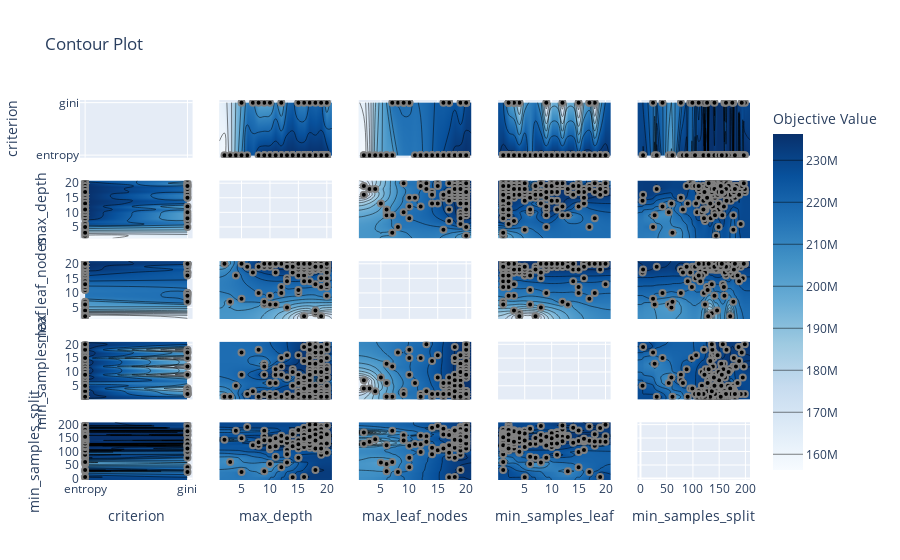

The code cell stored with this chart in its notebook:
### Code cell
plot_contour(study)

### Figure 1 — Plotly figure (JSON) as saved in the notebook; plotly's stock layout.template omitted (floating-point values rounded to 4 significant figures; data arrays with more than 128 entries replaced by an {"elided": "..."} marker saying what was removed)
{"data": [{"type": "scatter", "xaxis": "x", "yaxis": "y"}, {"colorbar": {"title": {"text": "Objective Value"}}, "colorscale": [[0, "rgb(247,251,255)"], [0.125, "rgb(222,235,247)"], [0.25, "rgb(198,219,239)"], [0.375, "rgb(158,202,225)"], [0.5, "rgb(107,174,214)"], [0.625, "rgb(66,146,198)"], [0.75, "rgb(33,113,181)"], [0.875, "rgb(8,81,156)"], [1, "rgb(8,48,107)"]], "connectgaps": true, "contours": {"coloring": "heatmap"}, "hoverinfo": "none", "line": {"smoothing": 1.3}, "reversescale": false, "showscale": true, "type": "contour", "x": ["entropy", "gini"], "xaxis": "x6", "y": [1.1, 2, 3, 4, 5, 6, 7, 8, 9, 10, 11, 12, 13, 14, 15, 16, 17, 18, 19, 20, 20.9], "yaxis": "y6", "z": [[null, null], [156300000.0, null], [174800000.0, null], [193200000.0, null], [209200000.0, 200700000.0], [228400000, null], [null, 212500000.0], [235000000.0, 200700000.0], [236300000.0, 200500000.0], [236300000.0, 201200000.0], [236300000.0, null], [236300000.0, 200700000.0], [236300000.0, null], [236300000.0, null], [236300000.0, 211900000.0], [236300000.0, 211000000.0], [236300000.0, 221700000.0], [236300000.0, 219700000.0], [236300000.0, 223000000.0], [236300000.0, 203900000.0], [null, null]]}, {"marker": {"color": "black", "line": {"color": "Gray", "width": 2}}, "mode": "markers", "name": "Feasible Trial", "showlegend": false, "type": "scatter", "x": {"elided": "163 str values"}, "xaxis": "x6", "y": {"elided": "163 int values"}, "yaxis": "y6"}, {"colorbar": {"title": {"text": "Objective Value"}}, "colorscale": [[0, "rgb(247,251,255)"], [0.125, "rgb(222,235,247)"], [0.25, "rgb(198,219,239)"], [0.375, "rgb(158,202,225)"], [0.5, "rgb(107,174,214)"], [0.625, "rgb(66,146,198)"], [0.75, "rgb(33,113,181)"], [0.875, "rgb(8,81,156)"], [1, "rgb(8,48,107)"]], "connectgaps": true, "contours": {"coloring": "heatmap"}, "hoverinfo": "none", "line": {"smoothing": 1.3}, "reversescale": false, "showscale": false, "type": "contour", "x": ["entropy", "gini"], "xaxis": "x11", "y": [1.1, 2, 3, 4, 5, 6, 7, 8, 9, 10, 11, 12, 13, 14, 15, 16, 17, 18, 19, 20, 20.9], "yaxis": "y11", "z": [[null, null], [89240000, null], [117700000.0, null], [156300000.0, null], [168600000.0, null], [174800000.0, null], [174800000.0, 200500000.0], [null, 200700000.0], [null, 201200000.0], [null, 200700000.0], [196500000.0, null], [198500000.0, null], [202600000.0, null], [209700000.0, null], [216100000.0, null], [220680000, 211000000.0], [226200000.0, 212500000.0], [232300000.0, null], [235000000.0, 209100000.0], [236300000.0, 223000000.0], [null, null]]}, {"marker": {"color": "black", "line": {"color": "Gray", "width": 2}}, "mode": "markers", "name": "Feasible Trial", "showlegend": false, "type": "scatter", "x": {"elided": "163 str values"}, "xaxis": "x11", "y": {"elided": "163 int values"}, "yaxis": "y11"}, {"colorbar": {"title": {"text": "Objective Value"}}, "colorscale": [[0, "rgb(247,251,255)"], [0.125, "rgb(222,235,247)"], [0.25, "rgb(198,219,239)"], [0.375, "rgb(158,202,225)"], [0.5, "rgb(107,174,214)"], [0.625, "rgb(66,146,198)"], [0.75, "rgb(33,113,181)"], [0.875, "rgb(8,81,156)"], [1, "rgb(8,48,107)"]], "connectgaps": true, "contours": {"coloring": "heatmap"}, "hoverinfo": "none", "line": {"smoothing": 1.3}, "reversescale": false, "showscale": false, "type": "contour", "x": ["entropy", "gini"], "xaxis": "x16", "y": [0.05, 1, 2, 3, 4, 5, 6, 7, 8, 9, 10, 11, 12, 13, 14, 15, 16, 17, 18, 19, 20, 20.95], "yaxis": "y16", "z": [[null, null], [236300000.0, null], [236300000.0, 221700000.0], [236300000.0, 219700000.0], [235000000.0, 209100000.0], [235000000.0, null], [226200000.0, null], [235000000.0, null], [236300000.0, null], [236300000.0, 200700000.0], [236300000.0, null], [236300000.0, null], [236300000.0, 200500000.0], [236300000.0, null], [236300000.0, null], [232200000.0, 200700000.0], [236300000.0, null], [236300000.0, 223000000.0], [236300000.0, 200700000.0], [236300000.0, null], [236300000.0, null], [null, null]]}, {"marker": {"color": "black", "line": {"color": "Gray", "width": 2}}, "mode": "markers", "name": "Feasible Trial", "showlegend": false, "type": "scatter", "x": {"elided": "163 str values"}, "xaxis": "x16", "y": {"elided": "163 int values"}, "yaxis": "y16"}, {"colorbar": {"title": {"text": "Objective Value"}}, "colorscale": [[0, "rgb(247,251,255)"], [0.125, "rgb(222,235,247)"], [0.25, "rgb(198,219,239)"], [0.375, "rgb(158,202,225)"], [0.5, "rgb(107,174,214)"], [0.625, "rgb(66,146,198)"], [0.75, "rgb(33,113,181)"], [0.875, "rgb(8,81,156)"], [1, "rgb(8,48,107)"]], "connectgaps": true, "contours": {"coloring": "heatmap"}, "hoverinfo": "none", "line": {"smoothing": 1.3}, "reversescale": false, "showscale": false, "type": "contour", "x": ["entropy", "gini"], "xaxis": "x21", "y": [-5.75, 4, 5, 24, 27, 31, 42, 54, 59, 61, 77, 81, 88, 90, 95, 98, 99, 104, 105, 106, 108, 111, 114, 116, 117, 120, 121, 122, 123, 124, 125, 127, 128, 129, 130, 131, 132, 133, 134, 136, 137, 138, 139, 140, 141, 142, 144, 145, 146, 147, 149, 150, 151, 152, 153, 154, 155, 156, 157, 158, 159, 160, 161, 162, 163, 164, 165, 166, 167, 168, 170, 171, 172, 173, 175, 177, 178, 179, 180, 182, 183, 185, 187, 188, 189, 191, 193, 195, 197, 199, 208.8], "yaxis": "y21", "z": {"elided": "91x2 float values"}}, {"marker": {"color": "black", "line": {"color": "Gray", "width": 2}}, "mode": "markers", "name": "Feasible Trial", "showlegend": false, "type": "scatter", "x": {"elided": "163 str values"}, "xaxis": "x21", "y": {"elided": "163 int values"}, "yaxis": "y21"}, {"colorbar": {"title": {"text": "Objective Value"}}, "colorscale": [[0, "rgb(247,251,255)"], [0.125, "rgb(222,235,247)"], [0.25, "rgb(198,219,239)"], [0.375, "rgb(158,202,225)"], [0.5, "rgb(107,174,214)"], [0.625, "rgb(66,146,198)"], [0.75, "rgb(33,113,181)"], [0.875, "rgb(8,81,156)"], [1, "rgb(8,48,107)"]], "connectgaps": true, "contours": {"coloring": "heatmap"}, "hoverinfo": "none", "line": {"smoothing": 1.3}, "reversescale": false, "showscale": false, "type": "contour", "x": [1.1, 2, 3, 4, 5, 6, 7, 8, 9, 10, 11, 12, 13, 14, 15, 16, 17, 18, 19, 20, 20.9], "xaxis": "x2", "y": ["entropy", "gini"], "yaxis": "y2", "z": [[null, 156300000.0, 174800000.0, 193200000.0, 209200000.0, 228400000, null, 235000000.0, 236300000.0, 236300000.0, 236300000.0, 236300000.0, 236300000.0, 236300000.0, 236300000.0, 236300000.0, 236300000.0, 236300000.0, 236300000.0, 236300000.0, null], [null, null, null, null, 200700000.0, null, 212500000.0, 200700000.0, 200500000.0, 201200000.0, null, 200700000.0, null, null, 211900000.0, 211000000.0, 221700000.0, 219700000.0, 223000000.0, 203900000.0, null]]}, {"marker": {"color": "black", "line": {"color": "Gray", "width": 2}}, "mode": "markers", "name": "Feasible Trial", "showlegend": false, "type": "scatter", "x": {"elided": "163 int values"}, "xaxis": "x2", "y": {"elided": "163 str values"}, "yaxis": "y2"}, {"type": "scatter", "xaxis": "x7", "yaxis": "y7"}, {"colorbar": {"title": {"text": "Objective Value"}}, "colorscale": [[0, "rgb(247,251,255)"], [0.125, "rgb(222,235,247)"], [0.25, "rgb(198,219,239)"], [0.375, "rgb(158,202,225)"], [0.5, "rgb(107,174,214)"], [0.625, "rgb(66,146,198)"], [0.75, "rgb(33,113,181)"], [0.875, "rgb(8,81,156)"], [1, "rgb(8,48,107)"]], "connectgaps": true, "contours": {"coloring": "heatmap"}, "hoverinfo": "none", "line": {"smoothing": 1.3}, "reversescale": false, "showscale": false, "type": "contour", "x": [1.1, 2, 3, 4, 5, 6, 7, 8, 9, 10, 11, 12, 13, 14, 15, 16, 17, 18, 19, 20, 20.9], "xaxis": "x12", "y": [1.1, 2, 3, 4, 5, 6, 7, 8, 9, 10, 11, 12, 13, 14, 15, 16, 17, 18, 19, 20, 20.9], "yaxis": "y12", "z": {"elided": "21x21 float values"}}, {"marker": {"color": "black", "line": {"color": "Gray", "width": 2}}, "mode": "markers", "name": "Feasible Trial", "showlegend": false, "type": "scatter", "x": {"elided": "163 int values"}, "xaxis": "x12", "y": {"elided": "163 int values"}, "yaxis": "y12"}, {"colorbar": {"title": {"text": "Objective Value"}}, "colorscale": [[0, "rgb(247,251,255)"], [0.125, "rgb(222,235,247)"], [0.25, "rgb(198,219,239)"], [0.375, "rgb(158,202,225)"], [0.5, "rgb(107,174,214)"], [0.625, "rgb(66,146,198)"], [0.75, "rgb(33,113,181)"], [0.875, "rgb(8,81,156)"], [1, "rgb(8,48,107)"]], "connectgaps": true, "contours": {"coloring": "heatmap"}, "hoverinfo": "none", "line": {"smoothing": 1.3}, "reversescale": false, "showscale": false, "type": "contour", "x": [1.1, 2, 3, 4, 5, 6, 7, 8, 9, 10, 11, 12, 13, 14, 15, 16, 17, 18, 19, 20, 20.9], "xaxis": "x17", "y": [0.05, 1, 2, 3, 4, 5, 6, 7, 8, 9, 10, 11, 12, 13, 14, 15, 16, 17, 18, 19, 20, 20.95], "yaxis": "y17", "z": {"elided": "22x21 float values"}}, {"marker": {"color": "black", "line": {"color": "Gray", "width": 2}}, "mode": "markers", "name": "Feasible Trial", "showlegend": false, "type": "scatter", "x": {"elided": "163 int values"}, "xaxis": "x17", "y": {"elided": "163 int values"}, "yaxis": "y17"}, {"colorbar": {"title": {"text": "Objective Value"}}, "colorscale": [[0, "rgb(247,251,255)"], [0.125, "rgb(222,235,247)"], [0.25, "rgb(198,219,239)"], [0.375, "rgb(158,202,225)"], [0.5, "rgb(107,174,214)"], [0.625, "rgb(66,146,198)"], [0.75, "rgb(33,113,181)"], [0.875, "rgb(8,81,156)"], [1, "rgb(8,48,107)"]], "connectgaps": true, "contours": {"coloring": "heatmap"}, "hoverinfo": "none", "line": {"smoothing": 1.3}, "reversescale": false, "showscale": false, "type": "contour", "x": [1.1, 2, 3, 4, 5, 6, 7, 8, 9, 10, 11, 12, 13, 14, 15, 16, 17, 18, 19, 20, 20.9], "xaxis": "x22", "y": [-5.75, 4, 5, 24, 27, 31, 42, 54, 59, 61, 77, 81, 88, 90, 95, 98, 99, 104, 105, 106, 108, 111, 114, 116, 117, 120, 121, 122, 123, 124, 125, 127, 128, 129, 130, 131, 132, 133, 134, 136, 137, 138, 139, 140, 141, 142, 144, 145, 146, 147, 149, 150, 151, 152, 153, 154, 155, 156, 157, 158, 159, 160, 161, 162, 163, 164, 165, 166, 167, 168, 170, 171, 172, 173, 175, 177, 178, 179, 180, 182, 183, 185, 187, 188, 189, 191, 193, 195, 197, 199, 208.8], "yaxis": "y22", "z": {"elided": "91x21 float values"}}, {"marker": {"color": "black", "line": {"color": "Gray", "width": 2}}, "mode": "markers", "name": "Feasible Trial", "showlegend": false, "type": "scatter", "x": {"elided": "163 int values"}, "xaxis": "x22", "y": {"elided": "163 int values"}, "yaxis": "y22"}, {"colorbar": {"title": {"text": "Objective Value"}}, "colorscale": [[0, "rgb(247,251,255)"], [0.125, "rgb(222,235,247)"], [0.25, "rgb(198,219,239)"], [0.375, "rgb(158,202,225)"], [0.5, "rgb(107,174,214)"], [0.625, "rgb(66,146,198)"], [0.75, "rgb(33,113,181)"], [0.875, "rgb(8,81,156)"], [1, "rgb(8,48,107)"]], "connectgaps": true, "contours": {"coloring": "heatmap"}, "hoverinfo": "none", "line": {"smoothing": 1.3}, "reversescale": false, "showscale": false, "type": "contour", "x": [1.1, 2, 3, 4, 5, 6, 7, 8, 9, 10, 11, 12, 13, 14, 15, 16, 17, 18, 19, 20, 20.9], "xaxis": "x3", "y": ["entropy", "gini"], "yaxis": "y3", "z": [[null, 89240000, 117700000.0, 156300000.0, 168600000.0, 174800000.0, 174800000.0, null, null, null, 196500000.0, 198500000.0, 202600000.0, 209700000.0, 216100000.0, 220680000, 226200000.0, 232300000.0, 235000000.0, 236300000.0, null], [null, null, null, null, null, null, 200500000.0, 200700000.0, 201200000.0, 200700000.0, null, null, null, null, null, 211000000.0, 212500000.0, null, 209100000.0, 223000000.0, null]]}, {"marker": {"color": "black", "line": {"color": "Gray", "width": 2}}, "mode": "markers", "name": "Feasible Trial", "showlegend": false, "type": "scatter", "x": {"elided": "163 int values"}, "xaxis": "x3", "y": {"elided": "163 str values"}, "yaxis": "y3"}, {"colorbar": {"title": {"text": "Objective Value"}}, "colorscale": [[0, "rgb(247,251,255)"], [0.125, "rgb(222,235,247)"], [0.25, "rgb(198,219,239)"], [0.375, "rgb(158,202,225)"], [0.5, "rgb(107,174,214)"], [0.625, "rgb(66,146,198)"], [0.75, "rgb(33,113,181)"], [0.875, "rgb(8,81,156)"], [1, "rgb(8,48,107)"]], "connectgaps": true, "contours": {"coloring": "heatmap"}, "hoverinfo": "none", "line": {"smoothing": 1.3}, "reversescale": false, "showscale": false, "type": "contour", "x": [1.1, 2, 3, 4, 5, 6, 7, 8, 9, 10, 11, 12, 13, 14, 15, 16, 17, 18, 19, 20, 20.9], "xaxis": "x8", "y": [1.1, 2, 3, 4, 5, 6, 7, 8, 9, 10, 11, 12, 13, 14, 15, 16, 17, 18, 19, 20, 20.9], "yaxis": "y8", "z": {"elided": "21x21 float values"}}, {"marker": {"color": "black", "line": {"color": "Gray", "width": 2}}, "mode": "markers", "name": "Feasible Trial", "showlegend": false, "type": "scatter", "x": {"elided": "163 int values"}, "xaxis": "x8", "y": {"elided": "163 int values"}, "yaxis": "y8"}, {"type": "scatter", "xaxis": "x13", "yaxis": "y13"}, {"colorbar": {"title": {"text": "Objective Value"}}, "colorscale": [[0, "rgb(247,251,255)"], [0.125, "rgb(222,235,247)"], [0.25, "rgb(198,219,239)"], [0.375, "rgb(158,202,225)"], [0.5, "rgb(107,174,214)"], [0.625, "rgb(66,146,198)"], [0.75, "rgb(33,113,181)"], [0.875, "rgb(8,81,156)"], [1, "rgb(8,48,107)"]], "connectgaps": true, "contours": {"coloring": "heatmap"}, "hoverinfo": "none", "line": {"smoothing": 1.3}, "reversescale": false, "showscale": false, "type": "contour", "x": [1.1, 2, 3, 4, 5, 6, 7, 8, 9, 10, 11, 12, 13, 14, 15, 16, 17, 18, 19, 20, 20.9], "xaxis": "x18", "y": [0.05, 1, 2, 3, 4, 5, 6, 7, 8, 9, 10, 11, 12, 13, 14, 15, 16, 17, 18, 19, 20, 20.95], "yaxis": "y18", "z": {"elided": "22x21 float values"}}, {"marker": {"color": "black", "line": {"color": "Gray", "width": 2}}, "mode": "markers", "name": "Feasible Trial", "showlegend": false, "type": "scatter", "x": {"elided": "163 int values"}, "xaxis": "x18", "y": {"elided": "163 int values"}, "yaxis": "y18"}, {"colorbar": {"title": {"text": "Objective Value"}}, "colorscale": [[0, "rgb(247,251,255)"], [0.125, "rgb(222,235,247)"], [0.25, "rgb(198,219,239)"], [0.375, "rgb(158,202,225)"], [0.5, "rgb(107,174,214)"], [0.625, "rgb(66,146,198)"], [0.75, "rgb(33,113,181)"], [0.875, "rgb(8,81,156)"], [1, "rgb(8,48,107)"]], "connectgaps": true, "contours": {"coloring": "heatmap"}, "hoverinfo": "none", "line": {"smoothing": 1.3}, "reversescale": false, "showscale": false, "type": "contour", "x": [1.1, 2, 3, 4, 5, 6, 7, 8, 9, 10, 11, 12, 13, 14, 15, 16, 17, 18, 19, 20, 20.9], "xaxis": "x23", "y": [-5.75, 4, 5, 24, 27, 31, 42, 54, 59, 61, 77, 81, 88, 90, 95, 98, 99, 104, 105, 106, 108, 111, 114, 116, 117, 120, 121, 122, 123, 124, 125, 127, 128, 129, 130, 131, 132, 133, 134, 136, 137, 138, 139, 140, 141, 142, 144, 145, 146, 147, 149, 150, 151, 152, 153, 154, 155, 156, 157, 158, 159, 160, 161, 162, 163, 164, 165, 166, 167, 168, 170, 171, 172, 173, 175, 177, 178, 179, 180, 182, 183, 185, 187, 188, 189, 191, 193, 195, 197, 199, 208.8], "yaxis": "y23", "z": {"elided": "91x21 float values"}}, {"marker": {"color": "black", "line": {"color": "Gray", "width": 2}}, "mode": "markers", "name": "Feasible Trial", "showlegend": false, "type": "scatter", "x": {"elided": "163 int values"}, "xaxis": "x23", "y": {"elided": "163 int values"}, "yaxis": "y23"}, {"colorbar": {"title": {"text": "Objective Value"}}, "colorscale": [[0, "rgb(247,251,255)"], [0.125, "rgb(222,235,247)"], [0.25, "rgb(198,219,239)"], [0.375, "rgb(158,202,225)"], [0.5, "rgb(107,174,214)"], [0.625, "rgb(66,146,198)"], [0.75, "rgb(33,113,181)"], [0.875, "rgb(8,81,156)"], [1, "rgb(8,48,107)"]], "connectgaps": true, "contours": {"coloring": "heatmap"}, "hoverinfo": "none", "line": {"smoothing": 1.3}, "reversescale": false, "showscale": false, "type": "contour", "x": [0.05, 1, 2, 3, 4, 5, 6, 7, 8, 9, 10, 11, 12, 13, 14, 15, 16, 17, 18, 19, 20, 20.95], "xaxis": "x4", "y": ["entropy", "gini"], "yaxis": "y4", "z": [[null, 236300000.0, 236300000.0, 236300000.0, 235000000.0, 235000000.0, 226200000.0, 235000000.0, 236300000.0, 236300000.0, 236300000.0, 236300000.0, 236300000.0, 236300000.0, 236300000.0, 232200000.0, 236300000.0, 236300000.0, 236300000.0, 236300000.0, 236300000.0, null], [null, null, 221700000.0, 219700000.0, 209100000.0, null, null, null, null, 200700000.0, null, null, 200500000.0, null, null, 200700000.0, null, 223000000.0, 200700000.0, null, null, null]]}, {"marker": {"color": "black", "line": {"color": "Gray", "width": 2}}, "mode": "markers", "name": "Feasible Trial", "showlegend": false, "type": "scatter", "x": {"elided": "163 int values"}, "xaxis": "x4", "y": {"elided": "163 str values"}, "yaxis": "y4"}, {"colorbar": {"title": {"text": "Objective Value"}}, "colorscale": [[0, "rgb(247,251,255)"], [0.125, "rgb(222,235,247)"], [0.25, "rgb(198,219,239)"], [0.375, "rgb(158,202,225)"], [0.5, "rgb(107,174,214)"], [0.625, "rgb(66,146,198)"], [0.75, "rgb(33,113,181)"], [0.875, "rgb(8,81,156)"], [1, "rgb(8,48,107)"]], "connectgaps": true, "contours": {"coloring": "heatmap"}, "hoverinfo": "none", "line": {"smoothing": 1.3}, "reversescale": false, "showscale": false, "type": "contour", "x": [0.05, 1, 2, 3, 4, 5, 6, 7, 8, 9, 10, 11, 12, 13, 14, 15, 16, 17, 18, 19, 20, 20.95], "xaxis": "x9", "y": [1.1, 2, 3, 4, 5, 6, 7, 8, 9, 10, 11, 12, 13, 14, 15, 16, 17, 18, 19, 20, 20.9], "yaxis": "y9", "z": {"elided": "21x22 float values"}}, {"marker": {"color": "black", "line": {"color": "Gray", "width": 2}}, "mode": "markers", "name": "Feasible Trial", "showlegend": false, "type": "scatter", "x": {"elided": "163 int values"}, "xaxis": "x9", "y": {"elided": "163 int values"}, "yaxis": "y9"}, {"colorbar": {"title": {"text": "Objective Value"}}, "colorscale": [[0, "rgb(247,251,255)"], [0.125, "rgb(222,235,247)"], [0.25, "rgb(198,219,239)"], [0.375, "rgb(158,202,225)"], [0.5, "rgb(107,174,214)"], [0.625, "rgb(66,146,198)"], [0.75, "rgb(33,113,181)"], [0.875, "rgb(8,81,156)"], [1, "rgb(8,48,107)"]], "connectgaps": true, "contours": {"coloring": "heatmap"}, "hoverinfo": "none", "line": {"smoothing": 1.3}, "reversescale": false, "showscale": false, "type": "contour", "x": [0.05, 1, 2, 3, 4, 5, 6, 7, 8, 9, 10, 11, 12, 13, 14, 15, 16, 17, 18, 19, 20, 20.95], "xaxis": "x14", "y": [1.1, 2, 3, 4, 5, 6, 7, 8, 9, 10, 11, 12, 13, 14, 15, 16, 17, 18, 19, 20, 20.9], "yaxis": "y14", "z": {"elided": "21x22 float values"}}, {"marker": {"color": "black", "line": {"color": "Gray", "width": 2}}, "mode": "markers", "name": "Feasible Trial", "showlegend": false, "type": "scatter", "x": {"elided": "163 int values"}, "xaxis": "x14", "y": {"elided": "163 int values"}, "yaxis": "y14"}, {"type": "scatter", "xaxis": "x19", "yaxis": "y19"}, {"colorbar": {"title": {"text": "Objective Value"}}, "colorscale": [[0, "rgb(247,251,255)"], [0.125, "rgb(222,235,247)"], [0.25, "rgb(198,219,239)"], [0.375, "rgb(158,202,225)"], [0.5, "rgb(107,174,214)"], [0.625, "rgb(66,146,198)"], [0.75, "rgb(33,113,181)"], [0.875, "rgb(8,81,156)"], [1, "rgb(8,48,107)"]], "connectgaps": true, "contours": {"coloring": "heatmap"}, "hoverinfo": "none", "line": {"smoothing": 1.3}, "reversescale": false, "showscale": false, "type": "contour", "x": [0.05, 1, 2, 3, 4, 5, 6, 7, 8, 9, 10, 11, 12, 13, 14, 15, 16, 17, 18, 19, 20, 20.95], "xaxis": "x24", "y": [-5.75, 4, 5, 24, 27, 31, 42, 54, 59, 61, 77, 81, 88, 90, 95, 98, 99, 104, 105, 106, 108, 111, 114, 116, 117, 120, 121, 122, 123, 124, 125, 127, 128, 129, 130, 131, 132, 133, 134, 136, 137, 138, 139, 140, 141, 142, 144, 145, 146, 147, 149, 150, 151, 152, 153, 154, 155, 156, 157, 158, 159, 160, 161, 162, 163, 164, 165, 166, 167, 168, 170, 171, 172, 173, 175, 177, 178, 179, 180, 182, 183, 185, 187, 188, 189, 191, 193, 195, 197, 199, 208.8], "yaxis": "y24", "z": {"elided": "91x22 float values"}}, {"marker": {"color": "black", "line": {"color": "Gray", "width": 2}}, "mode": "markers", "name": "Feasible Trial", "showlegend": false, "type": "scatter", "x": {"elided": "163 int values"}, "xaxis": "x24", "y": {"elided": "163 int values"}, "yaxis": "y24"}, {"colorbar": {"title": {"text": "Objective Value"}}, "colorscale": [[0, "rgb(247,251,255)"], [0.125, "rgb(222,235,247)"], [0.25, "rgb(198,219,239)"], [0.375, "rgb(158,202,225)"], [0.5, "rgb(107,174,214)"], [0.625, "rgb(66,146,198)"], [0.75, "rgb(33,113,181)"], [0.875, "rgb(8,81,156)"], [1, "rgb(8,48,107)"]], "connectgaps": true, "contours": {"coloring": "heatmap"}, "hoverinfo": "none", "line": {"smoothing": 1.3}, "reversescale": false, "showscale": false, "type": "contour", "x": [-5.75, 4, 5, 24, 27, 31, 42, 54, 59, 61, 77, 81, 88, 90, 95, 98, 99, 104, 105, 106, 108, 111, 114, 116, 117, 120, 121, 122, 123, 124, 125, 127, 128, 129, 130, 131, 132, 133, 134, 136, 137, 138, 139, 140, 141, 142, 144, 145, 146, 147, 149, 150, 151, 152, 153, 154, 155, 156, 157, 158, 159, 160, 161, 162, 163, 164, 165, 166, 167, 168, 170, 171, 172, 173, 175, 177, 178, 179, 180, 182, 183, 185, 187, 188, 189, 191, 193, 195, 197, 199, 208.8], "xaxis": "x5", "y": ["entropy", "gini"], "yaxis": "y5", "z": {"elided": "2x91 float values"}}, {"marker": {"color": "black", "line": {"color": "Gray", "width": 2}}, "mode": "markers", "name": "Feasible Trial", "showlegend": false, "type": "scatter", "x": {"elided": "163 int values"}, "xaxis": "x5", "y": {"elided": "163 str values"}, "yaxis": "y5"}, {"colorbar": {"title": {"text": "Objective Value"}}, "colorscale": [[0, "rgb(247,251,255)"], [0.125, "rgb(222,235,247)"], [0.25, "rgb(198,219,239)"], [0.375, "rgb(158,202,225)"], [0.5, "rgb(107,174,214)"], [0.625, "rgb(66,146,198)"], [0.75, "rgb(33,113,181)"], [0.875, "rgb(8,81,156)"], [1, "rgb(8,48,107)"]], "connectgaps": true, "contours": {"coloring": "heatmap"}, "hoverinfo": "none", "line": {"smoothing": 1.3}, "reversescale": false, "showscale": false, "type": "contour", "x": [-5.75, 4, 5, 24, 27, 31, 42, 54, 59, 61, 77, 81, 88, 90, 95, 98, 99, 104, 105, 106, 108, 111, 114, 116, 117, 120, 121, 122, 123, 124, 125, 127, 128, 129, 130, 131, 132, 133, 134, 136, 137, 138, 139, 140, 141, 142, 144, 145, 146, 147, 149, 150, 151, 152, 153, 154, 155, 156, 157, 158, 159, 160, 161, 162, 163, 164, 165, 166, 167, 168, 170, 171, 172, 173, 175, 177, 178, 179, 180, 182, 183, 185, 187, 188, 189, 191, 193, 195, 197, 199, 208.8], "xaxis": "x10", "y": [1.1, 2, 3, 4, 5, 6, 7, 8, 9, 10, 11, 12, 13, 14, 15, 16, 17, 18, 19, 20, 20.9], "yaxis": "y10", "z": {"elided": "21x91 float values"}}, {"marker": {"color": "black", "line": {"color": "Gray", "width": 2}}, "mode": "markers", "name": "Feasible Trial", "showlegend": false, "type": "scatter", "x": {"elided": "163 int values"}, "xaxis": "x10", "y": {"elided": "163 int values"}, "yaxis": "y10"}, {"colorbar": {"title": {"text": "Objective Value"}}, "colorscale": [[0, "rgb(247,251,255)"], [0.125, "rgb(222,235,247)"], [0.25, "rgb(198,219,239)"], [0.375, "rgb(158,202,225)"], [0.5, "rgb(107,174,214)"], [0.625, "rgb(66,146,198)"], [0.75, "rgb(33,113,181)"], [0.875, "rgb(8,81,156)"], [1, "rgb(8,48,107)"]], "connectgaps": true, "contours": {"coloring": "heatmap"}, "hoverinfo": "none", "line": {"smoothing": 1.3}, "reversescale": false, "showscale": false, "type": "contour", "x": [-5.75, 4, 5, 24, 27, 31, 42, 54, 59, 61, 77, 81, 88, 90, 95, 98, 99, 104, 105, 106, 108, 111, 114, 116, 117, 120, 121, 122, 123, 124, 125, 127, 128, 129, 130, 131, 132, 133, 134, 136, 137, 138, 139, 140, 141, 142, 144, 145, 146, 147, 149, 150, 151, 152, 153, 154, 155, 156, 157, 158, 159, 160, 161, 162, 163, 164, 165, 166, 167, 168, 170, 171, 172, 173, 175, 177, 178, 179, 180, 182, 183, 185, 187, 188, 189, 191, 193, 195, 197, 199, 208.8], "xaxis": "x15", "y": [1.1, 2, 3, 4, 5, 6, 7, 8, 9, 10, 11, 12, 13, 14, 15, 16, 17, 18, 19, 20, 20.9], "yaxis": "y15", "z": {"elided": "21x91 float values"}}, {"marker": {"color": "black", "line": {"color": "Gray", "width": 2}}, "mode": "markers", "name": "Feasible Trial", "showlegend": false, "type": "scatter", "x": {"elided": "163 int values"}, "xaxis": "x15", "y": {"elided": "163 int values"}, "yaxis": "y15"}, {"colorbar": {"title": {"text": "Objective Value"}}, "colorscale": [[0, "rgb(247,251,255)"], [0.125, "rgb(222,235,247)"], [0.25, "rgb(198,219,239)"], [0.375, "rgb(158,202,225)"], [0.5, "rgb(107,174,214)"], [0.625, "rgb(66,146,198)"], [0.75, "rgb(33,113,181)"], [0.875, "rgb(8,81,156)"], [1, "rgb(8,48,107)"]], "connectgaps": true, "contours": {"coloring": "heatmap"}, "hoverinfo": "none", "line": {"smoothing": 1.3}, "reversescale": false, "showscale": false, "type": "contour", "x": [-5.75, 4, 5, 24, 27, 31, 42, 54, 59, 61, 77, 81, 88, 90, 95, 98, 99, 104, 105, 106, 108, 111, 114, 116, 117, 120, 121, 122, 123, 124, 125, 127, 128, 129, 130, 131, 132, 133, 134, 136, 137, 138, 139, 140, 141, 142, 144, 145, 146, 147, 149, 150, 151, 152, 153, 154, 155, 156, 157, 158, 159, 160, 161, 162, 163, 164, 165, 166, 167, 168, 170, 171, 172, 173, 175, 177, 178, 179, 180, 182, 183, 185, 187, 188, 189, 191, 193, 195, 197, 199, 208.8], "xaxis": "x20", "y": [0.05, 1, 2, 3, 4, 5, 6, 7, 8, 9, 10, 11, 12, 13, 14, 15, 16, 17, 18, 19, 20, 20.95], "yaxis": "y20", "z": {"elided": "22x91 float values"}}, {"marker": {"color": "black", "line": {"color": "Gray", "width": 2}}, "mode": "markers", "name": "Feasible Trial", "showlegend": false, "type": "scatter", "x": {"elided": "163 int values"}, "xaxis": "x20", "y": {"elided": "163 int values"}, "yaxis": "y20"}, {"type": "scatter", "xaxis": "x25", "yaxis": "y25"}], "layout": {"title": {"text": "Contour Plot"}, "xaxis": {"anchor": "y", "domain": [0, 0.168], "matches": "x21", "range": [-0.05, 1.05], "showticklabels": false, "type": "category"}, "xaxis10": {"anchor": "y10", "domain": [0.832, 1], "matches": "x25", "range": [-5.75, 208.8], "showticklabels": false}, "xaxis11": {"anchor": "y11", "domain": [0, 0.168], "matches": "x21", "range": [-0.05, 1.05], "showticklabels": false, "type": "category"}, "xaxis12": {"anchor": "y12", "domain": [0.208, 0.376], "matches": "x22", "range": [1.1, 20.9], "showticklabels": false}, "xaxis13": {"anchor": "y13", "domain": [0.416, 0.584], "matches": "x23", "range": [1.1, 20.9], "showticklabels": false}, "xaxis14": {"anchor": "y14", "domain": [0.624, 0.792], "matches": "x24", "range": [0.05, 20.95], "showticklabels": false}, "xaxis15": {"anchor": "y15", "domain": [0.832, 1], "matches": "x25", "range": [-5.75, 208.8], "showticklabels": false}, "xaxis16": {"anchor": "y16", "domain": [0, 0.168], "matches": "x21", "range": [-0.05, 1.05], "showticklabels": false, "type": "category"}, "xaxis17": {"anchor": "y17", "domain": [0.208, 0.376], "matches": "x22", "range": [1.1, 20.9], "showticklabels": false}, "xaxis18": {"anchor": "y18", "domain": [0.416, 0.584], "matches": "x23", "range": [1.1, 20.9], "showticklabels": false}, "xaxis19": {"anchor": "y19", "domain": [0.624, 0.792], "matches": "x24", "range": [0.05, 20.95], "showticklabels": false}, "xaxis2": {"anchor": "y2", "domain": [0.208, 0.376], "matches": "x22", "range": [1.1, 20.9], "showticklabels": false}, "xaxis20": {"anchor": "y20", "domain": [0.832, 1], "matches": "x25", "range": [-5.75, 208.8], "showticklabels": false}, "xaxis21": {"anchor": "y21", "domain": [0, 0.168], "range": [-0.05, 1.05], "title": {"text": "criterion"}, "type": "category"}, "xaxis22": {"anchor": "y22", "domain": [0.208, 0.376], "range": [1.1, 20.9], "title": {"text": "max_depth"}}, "xaxis23": {"anchor": "y23", "domain": [0.416, 0.584], "range": [1.1, 20.9], "title": {"text": "max_leaf_nodes"}}, "xaxis24": {"anchor": "y24", "domain": [0.624, 0.792], "range": [0.05, 20.95], "title": {"text": "min_samples_leaf"}}, "xaxis25": {"anchor": "y25", "domain": [0.832, 1], "range": [-5.75, 208.8], "title": {"text": "min_samples_split"}}, "xaxis3": {"anchor": "y3", "domain": [0.416, 0.584], "matches": "x23", "range": [1.1, 20.9], "showticklabels": false}, "xaxis4": {"anchor": "y4", "domain": [0.624, 0.792], "matches": "x24", "range": [0.05, 20.95], "showticklabels": false}, "xaxis5": {"anchor": "y5", "domain": [0.832, 1], "matches": "x25", "range": [-5.75, 208.8], "showticklabels": false}, "xaxis6": {"anchor": "y6", "domain": [0, 0.168], "matches": "x21", "range": [-0.05, 1.05], "showticklabels": false, "type": "category"}, "xaxis7": {"anchor": "y7", "domain": [0.208, 0.376], "matches": "x22", "range": [1.1, 20.9], "showticklabels": false}, "xaxis8": {"anchor": "y8", "domain": [0.416, 0.584], "matches": "x23", "range": [1.1, 20.9], "showticklabels": false}, "xaxis9": {"anchor": "y9", "domain": [0.624, 0.792], "matches": "x24", "range": [0.05, 20.95], "showticklabels": false}, "yaxis": {"anchor": "x", "domain": [0.848, 1], "range": [-0.05, 1.05], "title": {"text": "criterion"}, "type": "category"}, "yaxis10": {"anchor": "x10", "domain": [0.636, 0.788], "matches": "y6", "range": [1.1, 20.9], "showticklabels": false}, "yaxis11": {"anchor": "x11", "domain": [0.424, 0.576], "range": [1.1, 20.9], "title": {"text": "max_leaf_nodes"}}, "yaxis12": {"anchor": "x12", "domain": [0.424, 0.576], "matches": "y11", "range": [1.1, 20.9], "showticklabels": false}, "yaxis13": {"anchor": "x13", "domain": [0.424, 0.576], "matches": "y11", "range": [1.1, 20.9], "showticklabels": false}, "yaxis14": {"anchor": "x14", "domain": [0.424, 0.576], "matches": "y11", "range": [1.1, 20.9], "showticklabels": false}, "yaxis15": {"anchor": "x15", "domain": [0.424, 0.576], "matches": "y11", "range": [1.1, 20.9], "showticklabels": false}, "yaxis16": {"anchor": "x16", "domain": [0.212, 0.364], "range": [0.05, 20.95], "title": {"text": "min_samples_leaf"}}, "yaxis17": {"anchor": "x17", "domain": [0.212, 0.364], "matches": "y16", "range": [0.05, 20.95], "showticklabels": false}, "yaxis18": {"anchor": "x18", "domain": [0.212, 0.364], "matches": "y16", "range": [0.05, 20.95], "showticklabels": false}, "yaxis19": {"anchor": "x19", "domain": [0.212, 0.364], "matches": "y16", "range": [0.05, 20.95], "showticklabels": false}, "yaxis2": {"anchor": "x2", "domain": [0.848, 1], "matches": "y", "range": [-0.05, 1.05], "showticklabels": false, "type": "category"}, "yaxis20": {"anchor": "x20", "domain": [0.212, 0.364], "matches": "y16", "range": [0.05, 20.95], "showticklabels": false}, "yaxis21": {"anchor": "x21", "domain": [0, 0.152], "range": [-5.75, 208.8], "title": {"text": "min_samples_split"}}, "yaxis22": {"anchor": "x22", "domain": [0, 0.152], "matches": "y21", "range": [-5.75, 208.8], "showticklabels": false}, "yaxis23": {"anchor": "x23", "domain": [0, 0.152], "matches": "y21", "range": [-5.75, 208.8], "showticklabels": false}, "yaxis24": {"anchor": "x24", "domain": [0, 0.152], "matches": "y21", "range": [-5.75, 208.8], "showticklabels": false}, "yaxis25": {"anchor": "x25", "domain": [0, 0.152], "matches": "y21", "range": [-5.75, 208.8], "showticklabels": false}, "yaxis3": {"anchor": "x3", "domain": [0.848, 1], "matches": "y", "range": [-0.05, 1.05], "showticklabels": false, "type": "category"}, "yaxis4": {"anchor": "x4", "domain": [0.848, 1], "matches": "y", "range": [-0.05, 1.05], "showticklabels": false, "type": "category"}, "yaxis5": {"anchor": "x5", "domain": [0.848, 1], "matches": "y", "range": [-0.05, 1.05], "showticklabels": false, "type": "category"}, "yaxis6": {"anchor": "x6", "domain": [0.636, 0.788], "range": [1.1, 20.9], "title": {"text": "max_depth"}}, "yaxis7": {"anchor": "x7", "domain": [0.636, 0.788], "matches": "y6", "range": [1.1, 20.9], "showticklabels": false}, "yaxis8": {"anchor": "x8", "domain": [0.636, 0.788], "matches": "y6", "range": [1.1, 20.9], "showticklabels": false}, "yaxis9": {"anchor": "x9", "domain": [0.636, 0.788], "matches": "y6", "range": [1.1, 20.9], "showticklabels": false}}}
